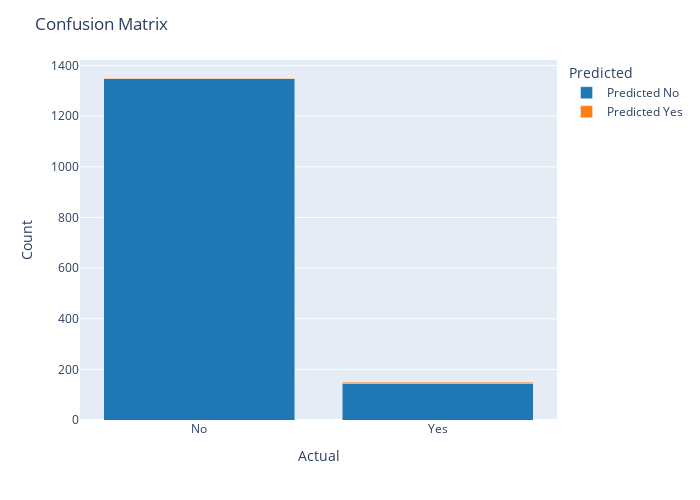

The cell this chart's notebook holds for it:
### Code cell
fig = px.bar(df_cm3, barmode='stack', color_discrete_map={'Predicted No': '#1f77b4', 'Predicted Yes': '#ff7f0e'})

fig.update_layout(
    title='Confusion Matrix',
    xaxis=dict(title='Actual'),
    yaxis=dict(title='Count'),
    xaxis_categoryorder='array',
    xaxis_categoryarray=['No', 'Yes'],
    legend=dict(title='Predicted'),
    hovermode='x',
    height=500,
    width=700
)

fig.show()

### Figure 1 — Plotly figure (JSON) as saved in the notebook; plotly's stock layout.template omitted (floating-point values rounded to 4 significant figures)
{"data": [{"alignmentgroup": "True", "hovertemplate": "variable=Predicted No<br>index=%{x}<br>value=%{y}<extra></extra>", "legendgroup": "Predicted No", "marker": {"color": "#1f77b4", "pattern": {"shape": ""}}, "name": "Predicted No", "offsetgroup": "Predicted No", "orientation": "v", "showlegend": true, "textposition": "auto", "type": "bar", "x": ["No", "Yes"], "xaxis": "x", "y": [1349, 144], "yaxis": "y"}, {"alignmentgroup": "True", "hovertemplate": "variable=Predicted Yes<br>index=%{x}<br>value=%{y}<extra></extra>", "legendgroup": "Predicted Yes", "marker": {"color": "#ff7f0e", "pattern": {"shape": ""}}, "name": "Predicted Yes", "offsetgroup": "Predicted Yes", "orientation": "v", "showlegend": true, "textposition": "auto", "type": "bar", "x": ["No", "Yes"], "xaxis": "x", "y": [2, 5], "yaxis": "y"}], "layout": {"barmode": "stack", "height": 500, "hovermode": "x", "legend": {"title": {"text": "Predicted"}, "tracegroupgap": 0}, "margin": {"t": 60}, "title": {"text": "Confusion Matrix"}, "width": 700, "xaxis": {"anchor": "y", "categoryarray": ["No", "Yes"], "categoryorder": "array", "domain": [0, 1], "title": {"text": "Actual"}}, "yaxis": {"anchor": "x", "domain": [0, 1], "title": {"text": "Count"}}}}
